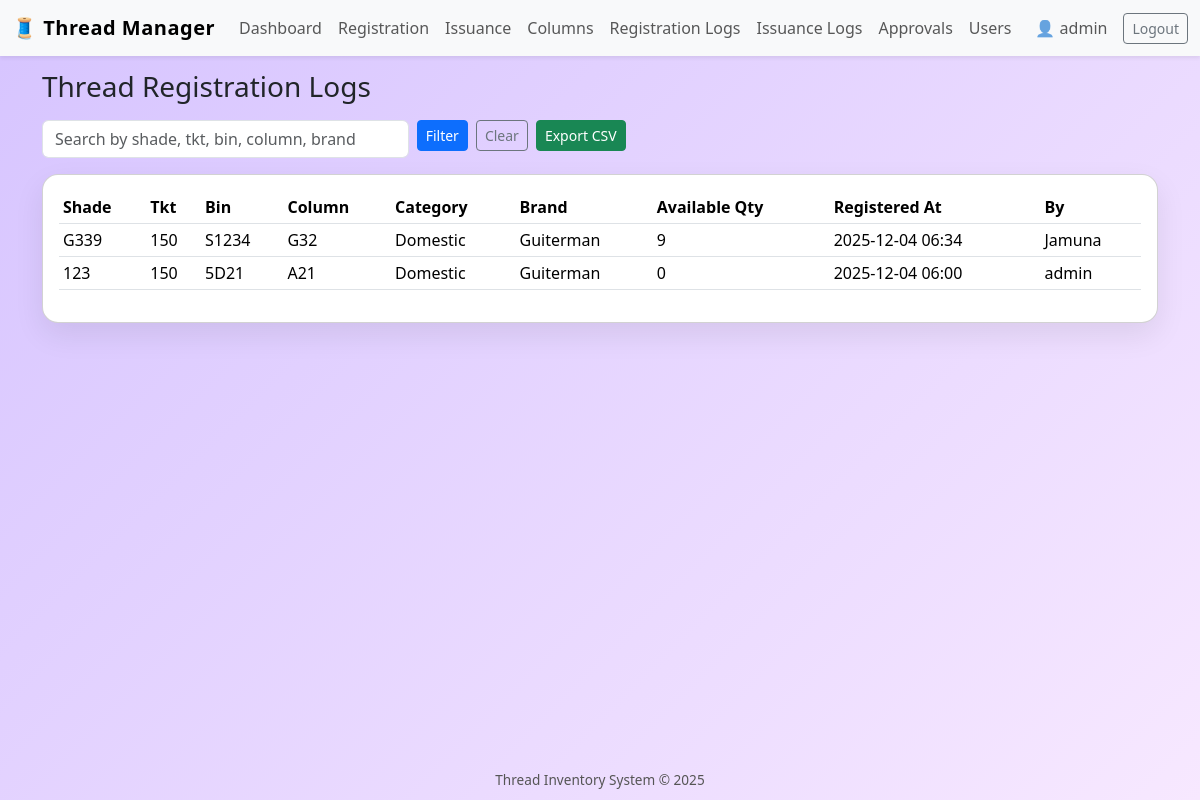
The page /logs/registration/ (signed in) on the database its author committed.
### inventory/models.py (models this page shows, shortened)
class Thread(models.Model):
    CATEGORY_CHOICES = [
        ("DOMESTIC", "Domestic"),
        ("EXPORT", "Export"),
    ]
    registration_date = models.DateTimeField(auto_now_add=True)
    shade = models.CharField(max_length=100)
    tkt = models.CharField(max_length=100)
    bin_no = models.CharField(max_length=100)
    available_quantity = models.PositiveIntegerField()
    category = models.CharField(max_length=10, choices=CATEGORY_CHOICES)
    brand = models.CharField(max_length=100)
    column_name = models.CharField(max_length=100)
    created_by = models.ForeignKey(User, on_delete=models.SET_NULL, null=True)

### inventory/views.py (the view, shortened to what this page needs)
# urls.py: path("logs/registration/", views.registration_logs, name="registration_logs"),
@login_required
def registration_logs(request):
    q = request.GET.get("q", "").strip()
    threads = Thread.objects.all()
    threads = threads.order_by("-registration_date")
    return render(request, "inventory/registration_logs.html", {
        "threads": threads,
        "q": q,
    })

### templates/inventory/registration_logs.html (shortened to what this page needs)
{% extends "inventory/base.html" %}
{% block content %}
<h3 class="mb-3">Thread Registration Logs</h3>
<form method="get" class="row g-2 mb-3">
    <div class="col-sm-6 col-md-4">
        <input type="text" name="q" value="{{ q }}" class="form-control"
               placeholder="Search by shade, tkt, bin, column, brand">
    </div>
    <div class="col-auto">
        <button type="submit" class="btn btn-primary btn-sm">Filter</button>
    </div>
    <div class="col-auto">
        <a href="{% url 'registration_logs' %}" class="btn btn-outline-secondary btn-sm">Clear</a>
    </div>
    <div class="col-auto">
        <a href="{% url 'registration_logs_export' %}?q={{ q }}" class="btn btn-success btn-sm">
            Export CSV
        </a>
    </div>
</form>
<div class="card card-soft">
    <div class="card-body">
        <div class="table-responsive">
            <table class="table table-sm align-middle resizable-table">
                <thead>
                    <tr>
                        <th>Shade</th>
                        <th>Tkt</th>
                        <th>Bin</th>
                        <th>Column</th>
                        <th>Category</th>
                        <th>Brand</th>
                        <th>Available Qty</th>
                        <th>Registered At</th>
                        <th>By</th>
                    </tr>
                </thead>
                <tbody>
                    {% for t in threads %}
                        <tr>
                            <td>{{ t.shade }}</td>
                            <td>{{ t.tkt }}</td>
                            <td>{{ t.bin_no }}</td>
                            <td>{{ t.column_name }}</td>
                            <td>{{ t.get_category_display }}</td>
                            <td>{{ t.brand }}</td>
                            <td>{{ t.available_quantity }}</td>
                            <td>{{ t.registration_date|date:"Y-m-d H:i" }}</td>
                            <td>{{ t.created_by.username|default:"-" }}</td>
                        </tr>
                    {% empty %}
                        <tr>
                            <td colspan="9" class="text-center text-muted">
                                No registration logs found.
                            </td>
                        </tr>
                    {% endfor %}
                </tbody>
            </table>
        </div>
    </div>
</div>
{% endblock %}

### templates/inventory/base.html (shortened to what this page needs)
<!DOCTYPE html>
<html lang="en">
<head>
    <link
        href="https://cdn.jsdelivr.net/npm/bootstrap@5.3.3/dist/css/bootstrap.min.css"
        rel="stylesheet"
    >
</head>
<body>
    <nav class="navbar navbar-expand-lg navbar-light bg-light fixed-top shadow-sm">
        <div class="container-fluid">
            <a class="navbar-brand" href="{% url 'dashboard' %}">
                🧵 Thread Manager
            </a>
            <div class="collapse navbar-collapse" id="navbarNav">
                {% if user.is_authenticated %}
                <ul class="navbar-nav me-auto mb-2 mb-lg-0">
                    <li class="nav-item">
                        <a class="nav-link" href="{% url 'dashboard' %}">Dashboard</a>
                    </li>
                    <li class="nav-item">
                        <a class="nav-link" href="{% url 'register_thread' %}">Registration</a>
                    </li>
                    <li class="nav-item">
                        <a class="nav-link" href="{% url 'issuance' %}">Issuance</a>
                    </li>
                    <li class="nav-item">
                        <a class="nav-link" href="{% url 'column_list' %}">Columns</a>
                    </li>
                    <li class="nav-item">
                        <a class="nav-link" href="{% url 'registration_logs' %}">Registration Logs</a>
                    </li>
                    <li class="nav-item">
                        <a class="nav-link" href="{% url 'issuance_logs' %}">Issuance Logs</a>
                    </li>
                    <li class="nav-item">
                        <a class="nav-link" href="{% url 'pending_issuances' %}">Approvals</a>
                    </li>
                    {% if user.is_superuser %}
                    <li class="nav-item">
                        <a class="nav-link" href="{% url 'user_management' %}">Users</a>
                    </li>
                    {% endif %}
                </ul>
                <span class="navbar-text me-3">
                    👤 {{ user.username }}
                </span>
                <form method="post" action="{% url 'logout' %}" class="d-inline">
                    <button type="submit" class="btn btn-outline-secondary btn-sm">
                        Logout
                    </button>
                </form>
                {% endif %}
            </div>
        </div>
    </nav>
    <div class="container app-container">
        {% block content %}{% endblock %}
    </div>
    <footer>
        Thread Inventory System &copy; 2025
    </footer>
</body>
</html>

### templates/inventory/base.html (style rules this page uses)
body { min-height: 100vh; background: linear-gradient(135deg, #d6c4ff, #f7e8ff); display: flex; flex-direction: column; }
.app-container { flex: 1; padding-top: 70px; padding-bottom: 40px; }
.navbar-brand { font-weight: 700; letter-spacing: 0.5px; }
.card-soft { border-radius: 1rem; box-shadow: 0 12px 30px rgba(0,0,0,0.08); }
.table thead { background-color: #f3ecff; }
footer { text-align: center; padding: 10px 0; font-size: 0.85rem; color: #555; }

### rows shown on the page
Thread: shade "G339", tkt "150", bin_no "S1234", column_name "G32", category "Domestic", brand "Guiterman", available_quantity "9", registration_date "2025-12-04 06:34", created_by.username "Jamuna"
Thread: shade "123", tkt "150", bin_no "5D21", column_name "A21", category "Domestic", brand "Guiterman", available_quantity "0", registration_date "2025-12-04 06:00", created_by.username "admin"

### other values the page prints
{{ user.username }} "admin"
